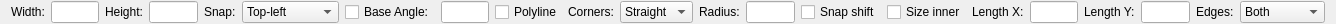
<?xml version="1.0" encoding="UTF-8"?>
<ui version="4.0">
 <class>LC_Rectangle1PointOptions</class>
 <widget class="QWidget" name="LC_Rectangle1PointOptions">
  <property name="geometry">
   <rect>
    <x>0</x>
    <y>0</y>
    <width>1336</width>
    <height>24</height>
   </rect>
  </property>
  <property name="windowTitle">
   <string>Form</string>
  </property>
  <layout class="QGridLayout" name="gridLayout">
   <property name="topMargin">
    <number>1</number>
   </property>
   <property name="bottomMargin">
    <number>1</number>
   </property>
   <item row="0" column="8">
    <widget class="QCheckBox" name="cbPolyline">
     <property name="text">
      <string>Polyline</string>
     </property>
    </widget>
   </item>
   <item row="0" column="2">
    <widget class="QLabel" name="lblHeight">
     <property name="text">
      <string>Height:</string>
     </property>
    </widget>
   </item>
   <item row="0" column="19">
    <widget class="QLabel" name="lblEdges">
     <property name="text">
      <string>Edges:</string>
     </property>
    </widget>
   </item>
   <item row="0" column="18">
    <widget class="QLineEdit" name="leLenY">
     <property name="minimumSize">
      <size>
       <width>30</width>
       <height>0</height>
      </size>
     </property>
     <property name="maximumSize">
      <size>
       <width>60</width>
       <height>16777215</height>
      </size>
     </property>
    </widget>
   </item>
   <item row="0" column="9">
    <widget class="QLabel" name="label_3">
     <property name="text">
      <string>Corners:</string>
     </property>
    </widget>
   </item>
   <item row="0" column="1">
    <widget class="QLineEdit" name="leWidth">
     <property name="minimumSize">
      <size>
       <width>30</width>
       <height>0</height>
      </size>
     </property>
     <property name="maximumSize">
      <size>
       <width>60</width>
       <height>16777215</height>
      </size>
     </property>
    </widget>
   </item>
   <item row="0" column="14">
    <widget class="QCheckBox" name="cbInnerSize">
     <property name="text">
      <string>Size inner</string>
     </property>
    </widget>
   </item>
   <item row="0" column="15">
    <widget class="QLabel" name="lblX">
     <property name="text">
      <string>Length X:</string>
     </property>
    </widget>
   </item>
   <item row="0" column="11">
    <widget class="QLabel" name="lblRadius">
     <property name="text">
      <string>Radius:</string>
     </property>
    </widget>
   </item>
   <item row="0" column="7">
    <widget class="QLineEdit" name="leAngle">
     <property name="minimumSize">
      <size>
       <width>30</width>
       <height>0</height>
      </size>
     </property>
     <property name="maximumSize">
      <size>
       <width>60</width>
       <height>16777215</height>
      </size>
     </property>
    </widget>
   </item>
   <item row="0" column="4">
    <widget class="QLabel" name="label">
     <property name="text">
      <string>Snap:</string>
     </property>
    </widget>
   </item>
   <item row="0" column="16">
    <widget class="QLineEdit" name="leX">
     <property name="minimumSize">
      <size>
       <width>30</width>
       <height>0</height>
      </size>
     </property>
     <property name="maximumSize">
      <size>
       <width>60</width>
       <height>16777215</height>
      </size>
     </property>
    </widget>
   </item>
   <item row="0" column="12">
    <widget class="QLineEdit" name="leRadius">
     <property name="minimumSize">
      <size>
       <width>30</width>
       <height>0</height>
      </size>
     </property>
     <property name="maximumSize">
      <size>
       <width>60</width>
       <height>16777215</height>
      </size>
     </property>
    </widget>
   </item>
   <item row="0" column="17">
    <widget class="QLabel" name="lblLenY">
     <property name="text">
      <string>Length Y:</string>
     </property>
    </widget>
   </item>
   <item row="0" column="5">
    <widget class="QComboBox" name="cbSnapPoint">
     <item>
      <property name="text">
       <string>Top-left</string>
      </property>
     </item>
     <item>
      <property name="text">
       <string>Top</string>
      </property>
     </item>
     <item>
      <property name="text">
       <string>Top-right</string>
      </property>
     </item>
     <item>
      <property name="text">
       <string>Left</string>
      </property>
     </item>
     <item>
      <property name="text">
       <string>Middle</string>
      </property>
     </item>
     <item>
      <property name="text">
       <string>Right</string>
      </property>
     </item>
     <item>
      <property name="text">
       <string>Bottom-left</string>
      </property>
     </item>
     <item>
      <property name="text">
       <string>Bottom</string>
      </property>
     </item>
     <item>
      <property name="text">
       <string>Bottom-right</string>
      </property>
     </item>
    </widget>
   </item>
   <item row="0" column="10">
    <widget class="QComboBox" name="cbCorners">
     <item>
      <property name="text">
       <string>Straight</string>
      </property>
     </item>
     <item>
      <property name="text">
       <string>Round</string>
      </property>
     </item>
     <item>
      <property name="text">
       <string>Bevel</string>
      </property>
     </item>
    </widget>
   </item>
   <item row="0" column="13">
    <widget class="QCheckBox" name="cbSnapRadiusCenter">
     <property name="text">
      <string>Snap shift</string>
     </property>
    </widget>
   </item>
   <item row="0" column="20">
    <widget class="QComboBox" name="cbEdges">
     <item>
      <property name="text">
       <string>Both</string>
      </property>
     </item>
     <item>
      <property name="text">
       <string>Vertical</string>
      </property>
     </item>
     <item>
      <property name="text">
       <string>Horizontal</string>
      </property>
     </item>
    </widget>
   </item>
   <item row="0" column="3">
    <widget class="QLineEdit" name="leHeight">
     <property name="minimumSize">
      <size>
       <width>30</width>
       <height>0</height>
      </size>
     </property>
     <property name="maximumSize">
      <size>
       <width>60</width>
       <height>16777215</height>
      </size>
     </property>
    </widget>
   </item>
   <item row="0" column="0">
    <widget class="QLabel" name="lblWidth">
     <property name="text">
      <string>Width:</string>
     </property>
    </widget>
   </item>
   <item row="0" column="6">
    <widget class="QCheckBox" name="chkFixedBaseAngle">
     <property name="text">
      <string>Base Angle:</string>
     </property>
    </widget>
   </item>
   <item row="0" column="21">
    <spacer name="horizontalSpacer">
     <property name="orientation">
      <enum>Qt::Horizontal</enum>
     </property>
     <property name="sizeHint" stdset="0">
      <size>
       <width>0</width>
       <height>20</height>
      </size>
     </property>
    </spacer>
   </item>
  </layout>
 </widget>
 <resources/>
 <connections/>
</ui>
